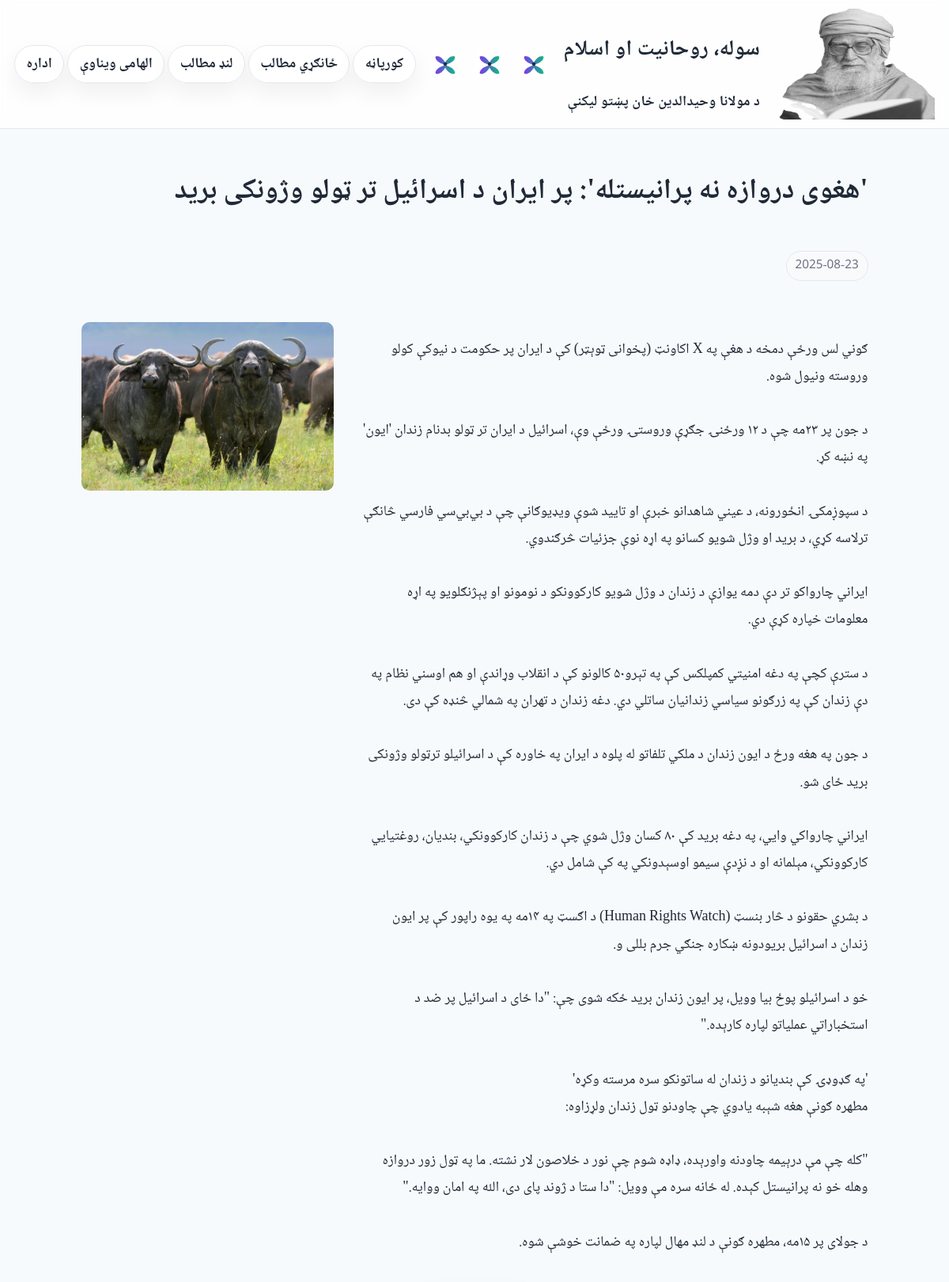
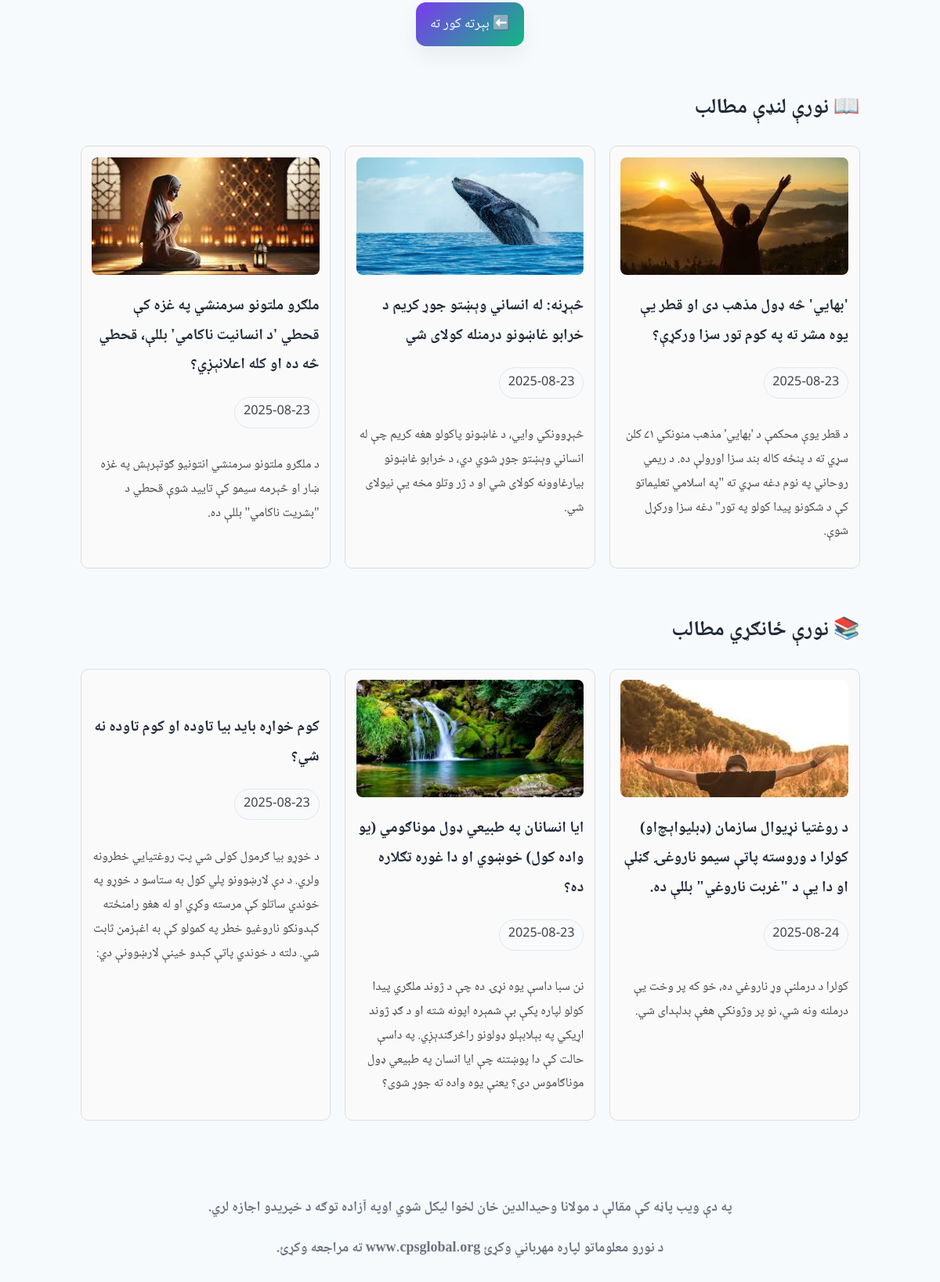
Screenshot of /article1.php?id=6 with the database file from the repository (2 pictures, top to bottom).
### tables this page shows
CREATE TABLE articles (
    id INTEGER PRIMARY KEY AUTOINCREMENT,
    title TEXT NOT NULL,
    excerpt TEXT,
    content TEXT NOT NULL,
    category TEXT,
    image TEXT,
    date TEXT DEFAULT (date('now'))
);

### article1.php (the view, shortened to what this page needs)
<?php
$db = new SQLite3(__DIR__ . '/data.db');
$id = $_GET['id'] ?? 0;
$stmt = $db->prepare("SELECT * FROM articles WHERE id=:id");
$stmt->bindValue(':id',$id,SQLITE3_INTEGER);
$res = $stmt->execute();
$article = $res->fetchArray(SQLITE3_ASSOC);
function getRandomArticles($db, $category, $excludeId, $limit = 3) {
    $stmt = $db->prepare("SELECT id, title, excerpt, image, date
                          FROM articles
                          WHERE category=:cat AND id != :id
                          ORDER BY RANDOM()
                          LIMIT :limit");
    $stmt->bindValue(':cat', $category, SQLITE3_TEXT);
    $stmt->bindValue(':id', $excludeId, SQLITE3_INTEGER);
    $stmt->bindValue(':limit', $limit, SQLITE3_INTEGER);
    return $stmt->execute();
}
?>
<!doctype html>
<html lang="ps" dir="rtl">
<head>
<link rel="stylesheet" href="styles.css">
</head>
<body>
<?php include 'nav.php'; ?>
<main class="container">
  <h1><?php echo htmlspecialchars($article['title']); ?></h1>
  <p class="badge"><?php echo htmlspecialchars($article['date']); ?>
</p>
  <div class="article-layout">
    <div class="article-text">
      <p><?php echo nl2br(htmlspecialchars($article['content'])); ?></p>
    </div>
    <?php if ($article['image']): ?>
    <div class="article-image">
      <img src="<?php echo htmlspecialchars($article['image']); ?>" alt="">
    </div>
    <?php endif; ?>
  </div>
  <p style="text-align:center;margin-top:1rem">
    <a class="btn" href="index.php">⬅️ بېرته کور ته</a>
  </p>
  <div class="related-section">
    <h2>📖  نورې لنډې مطالب  </h2>
    <div class="related-grid">
      <?php
      $res = getRandomArticles($db, "Dagens läsning", $article['id'], 3);
      while ($row = $res->fetchArray(SQLITE3_ASSOC)) {
          $img = $row['image'] ?: "assets/fallback.jpg";
          echo "<div class='related-card'>";
          echo "<img src='".htmlspecialchars($img)."' alt=''>";
          echo "<h4><a href='article.php?id=".$row['id']."' style='text-decoration:none;color:inherit'>".htmlspecialchars($row['title'])."</a></h4>";
          echo "<p class='badge'>".$row['date']."</p>";
          echo "<p>".htmlspecialchars($row['excerpt'])."</p>";
          echo "</div>";
      }
      ?>
    </div>
  </div>
  <div class="related-section">
    <h2>📚 نورې ځانګړي مطالب</h2>
    <div class="related-grid">
      <?php
      $res = getRandomArticles($db, "Veckans läsning", $article['id'], 3);
      while ($row = $res->fetchArray(SQLITE3_ASSOC)) {
          $img = $row['image'] ?: "assets/fallback.jpg";
          echo "<div class='related-card'>";
          echo "<img src='".htmlspecialchars($img)."' alt=''>";
          echo "<h4><a href='article.php?id=".$row['id']."' style='text-decoration:none;color:inherit'>".htmlspecialchars($row['title'])."</a></h4>";
          echo "<p class='badge'>".$row['date']."</p>";
          echo "<p>".htmlspecialchars($row['excerpt'])."</p>";
          echo "</div>";
      }
      ?>
    </div>
  </div>
</main>
<b><footer>په دې ویب پاڼه کې مقالې د مولانا وحیدالدین خان لخوا لیکل شوي اوپه آزاده توګه د خپریدو اجازه لري.<p> د نورو معلوماتو لپاره مهرباني وکړئ www.cpsglobal.org ته مراجعه وکړئ.</footer></b>
</body>
</html>

### styles.css (style rules this page uses)
:root { --bg:#f7fafc;--ink:#1f2937;--muted:#6b7280;--card:#fff;--border:#e5e7eb;--accent:#7c3aed;--accent2:#10b981;--shadow:0 12px 28px rgba(0,0,0,.06) }
* { box-sizing:border-box }
html { font-size:18px }
body { margin:0;color:var(--ink);background:radial-gradient(1200px 800px at 80% -20%,#eef2ff 0%,var(--bg) 40%) fixed;font-family:"Noto Naskh Arabic","Scheherazade New",serif;line-height:1.9;direction:rtl }
.container { max-width:1040px;margin:0 auto;padding:1.25rem }
.badge { display:inline-block;padding:.2rem .6rem;border:1px solid var(--border);border-radius:999px;background:#f8fafc;color:var(--muted);font-size:.85rem }
a.btn { display:inline-block;text-decoration:none;background:linear-gradient(135deg,var(--accent),var(--accent2));color:#fff;padding:.6rem 1rem;border-radius:.7rem;box-shadow:var(--shadow) }
footer { margin-top:2rem;padding:2rem 1rem;text-align:center;color:var(--muted) }

### article1.php (style rules this page uses)
.article-layout { display: flex; flex-direction: row; gap: 2rem; align-items: flex-start; margin-top: 2rem; }
.article-text { flex: 2; }
.article-image { flex: 1; }
.article-image img { max-width: 100%; border-radius: 10px; }
.related-section { margin-top: 3rem; }
.related-grid { display: grid; grid-template-columns: repeat(auto-fill,minmax(250px,1fr)); gap: 1rem; }
.related-card { border: 1px solid #ddd; border-radius: 10px; padding: 0.75rem; background: #fafafa; }
.related-card img { width: 100%; max-height: 150px; object-fit: cover; border-radius: 8px; }
.related-card h4 { margin: .5rem 0 .25rem; font-size: 1.1rem; }
.related-card p { font-size: .9rem; color: #444; }

### rows the page displays
articles: title "'هغوی دروازه نه پرانیستله': پر ایران د اسرائیل تر ټولو وژونکی برید", date "2025-08-23", content "ګوني لس ورځې دمخه د هغې په X اکاونټ (پخوانی ټوېټر) کې د ایران پر حکومت د نیوکې کولو وروسته ونیول شوه. د جون پر ۲۳مه چې د ۱۲ ورځنۍ جګړې وروستۍ ورځې وې، اسرائیل د ایران تر ټولو بدنام زندان 'ایون' په نښه کړ. د سپوږمکۍ انځورونه، د عیني شاهدانو خبرې او تایید شوې ویډیوګانې چې د بي‌بي‌سي فارسي څانګې ترلاسه کړي، د برید او وژل شویو کسانو په اړه نوې جزئیات څرګندوي. ایراني چارواکو تر دې دمه یوازې د زندان د وژل شویو کارکوونکو د نومونو او پېژنګلویو په اړه معلومات خپاره کړې دي. د سترې کچې په دغه امنیتي کمپلکس کې په تېرو۵۰ کالونو کې د انقلاب وړاندې او هم اوسني نظام په دې زندان کې په زرګونو سیاسي زندانیان ساتلي دي. دغه زندان د تهران په شمالي څنډه کې دی. د جون په هغه ورځ د ایون زندان د ملکي تلفاتو له پلوه د…", image (picture)
articles: image (picture), title "'بهايي' څه ډول مذهب دی او قطر یې یوه مشر ته په کوم تور سزا ورکړې؟", date "2025-08-23", excerpt "د قطر یوې محکمې د 'بهايي' مذهب منونکي ۷۱ کلن سړي ته د پنځه کاله بند سزا اورولې ده. د ریمي روحاني په نوم دغه سړي ته \"په اسلامي تعلیماتو کې د شکونو پيدا کولو په تور\" دغه سزا ورکړل شوې."
articles: image (picture), title "څېړنه: له انساني وېښتو جوړ کریم د خرابو غاښونو درمنله کولای شي", date "2025-08-23", excerpt "څېړوونکي وايي، د غاښونو پاکولو هغه کریم چې له انساني وېښتو جوړ شوي دي، د خرابو غاښونو بیارغاوونه کولای شي او د ژر وتلو مخه یې نیولای شي."
articles: image (picture), title "ملګرو ملتونو سرمنشي په غزه کې قحطي 'د انسانیت ناکامي' بللې، قحطي څه ده او کله اعلانېږي؟", date "2025-08-23", excerpt "د ملګرو ملتونو سرمنشي انتونیو ګوتېرېش په غزه ښار او څېرمه سیمو کې تایید شوې قحطي د \"بشریت ناکامي\" بللې ده."
articles: image (picture), title "د روغتیا نړیوال سازمان (ډبلیو‌اېچ‌او) کولرا د وروسته پاتې سیمو ناروغۍ ګڼلې او دا یې د \"غربت ناروغي\" بللې ده.", date "2025-08-24", excerpt "کولرا د درملنې وړ ناروغي ده، خو که پر وخت یې درملنه ونه شي، نو پر وژونکې هغې بدلېدای شي."
articles: image (picture), title "ایا انسانان په طبیعي ډول موناګومي (یو واده کول) خوښوي او دا غوره تګلاره ده؟", date "2025-08-23", excerpt "نن سبا داسې یوه نړۍ ده چې د ژوند ملګري پیدا کولو لپاره پکې بې شمېره اپونه شته او د ګډ ژوند اړیکي په بېلابېلو ډولونو راڅرګندېږي. په داسې حالت کې دا پوښتنه چې ایا انسان په طبیعي ډول موناګاموس دی؟ یعنې یوه واده ته جوړ شوی؟"
articles: title "کوم خواړه باید بیا تاوده او کوم تاوده نه شي؟", date "2025-08-23", excerpt "د خوړو بیا ګرمول کولی شي پټ روغتیايي خطرونه ولري. د دې لارښوونو پلي کول به ستاسو د خوړو په خوندي ساتلو کې مرسته وکړي او له هغو رامنځته کېدونکو ناروغیو خطر په کمولو کې به اغېزمن ثابت شي. دلته د خوندي پاتې کېدو ځینې لارښوونې دي:"
